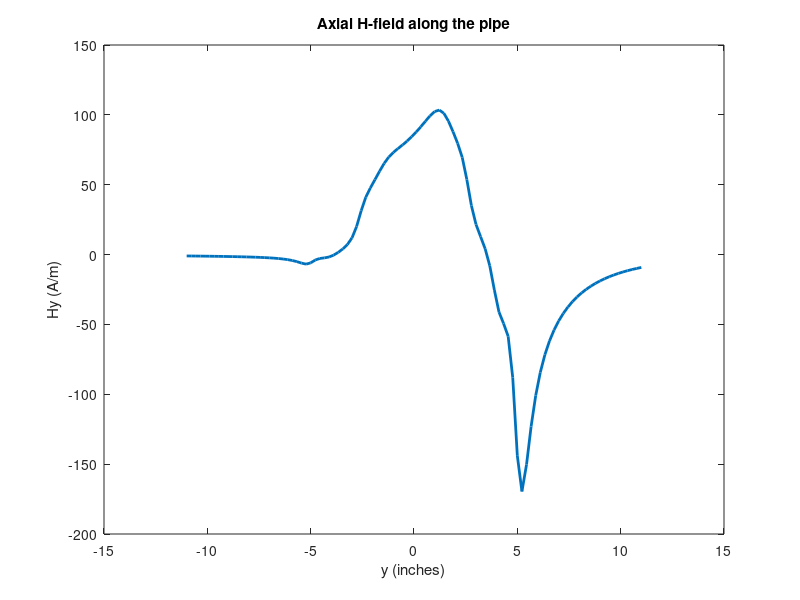

This chart was generated by the following MATLAB code:
clear all; close all;
data = load('yoke_prb_grp_PipeCenterH_0.txt');
y = data(:,2);
Hy = data(:,5);

plot(y,Hy,'linewidth',2)
xlabel('y (inches)');
ylabel('Hy (A/m)')
title('Axial H-field along the pipe');